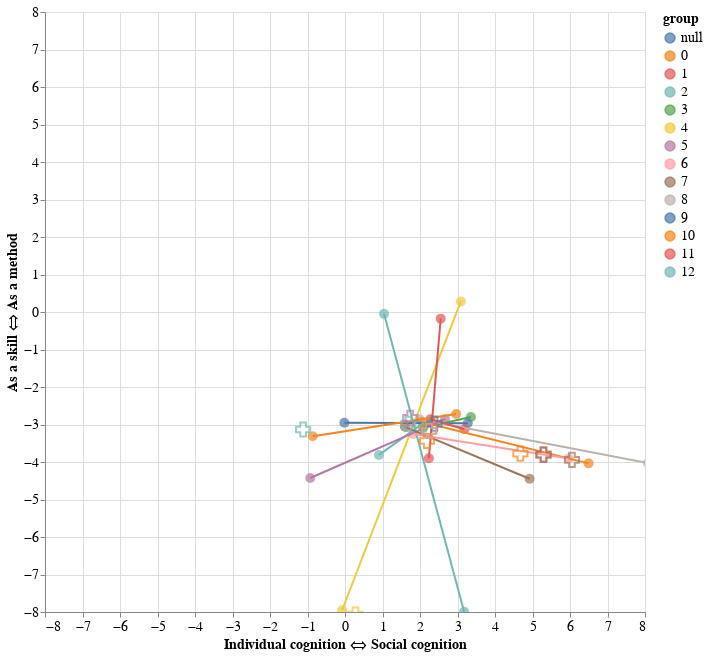

The notebook cell saved with this chart:
### Code cell
util.get_post_distance_plot(pre_df, pre_distances, pre_graph, post_df)
